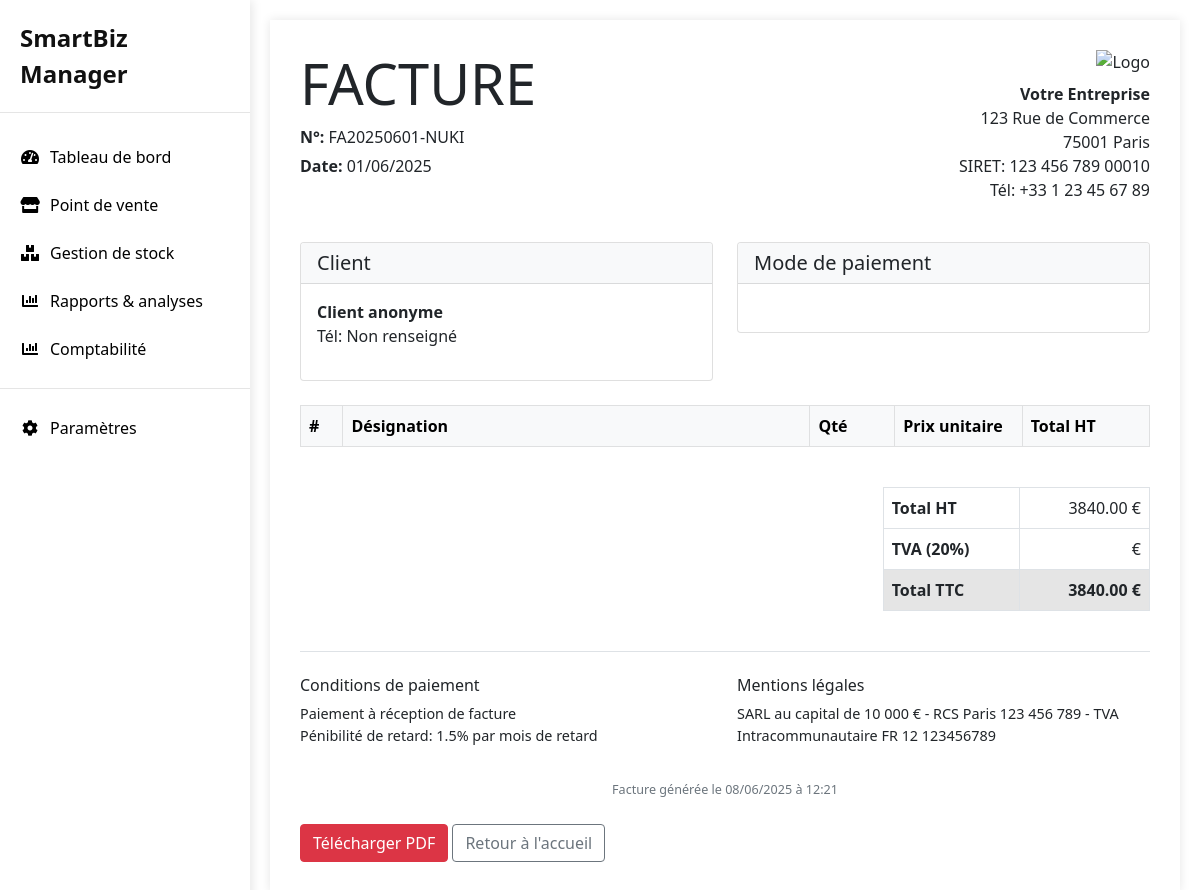
The page /ventes/facture/9/ on the database its author committed.
### SmartBiz_Manager/models.py (models this page shows, shortened)
class Facture(models.Model):
    numeroFacture = models.CharField(max_length=50, unique=True)
    nomClient = models.CharField(max_length=100)
    telephoneClient = models.CharField(max_length=20)
    dateEmission = models.DateField()
    vente = models.ForeignKey(Vente, on_delete=models.CASCADE, related_name='factures')
    montant = models.DecimalField(max_digits=10, decimal_places=2)
    modePaiement = models.CharField(max_length=50)

class Vente(models.Model):
    articles = models.ManyToManyField(Article, related_name='ventes')
    nombreArticles = models.PositiveIntegerField()
    prixTotal = models.DecimalField(max_digits=10, decimal_places=2)
    date = models.DateField(auto_now=True)

### SmartBiz_Manager/views.py (the view)
# urls.py: path('ventes/facture/<int:vente_id>/', views.visualiser_facture, name='visualiser_facture'),
def visualiser_facture(request, vente_id):
    vente = get_object_or_404(Vente, pk=vente_id)
    facture = get_object_or_404(Facture, vente=vente)
    context = {
        'facture': facture,
        'COMPANY_NAME': "Votre Entreprise",
        'COMPANY_ADDRESS': "123 Rue de Commerce\n75001 Paris",
        'COMPANY_SIRET': "123 456 789 00010",
        'COMPANY_PHONE': "+33 1 23 45 67 89",
        'COMPANY_IBAN': "FR76 1234 5678 9123 4567 8910 123",
        'COMPANY_LEGAL_MENTIONS': "SARL au capital de 10 000 € - RCS Paris 123 456 789 - TVA Intracommunautaire FR 12 123456789",
    }
    return render(request, 'gestion_vente/facture.html', context)

### SmartBiz_Manager/templates/gestion_vente/facture.html (shortened to what this page needs)
{% extends 'base.html' %}
{% block content %}
<div class="container invoice-container">
    <div class="row mb-4">
        <div class="col-md-6">
            <h1 class="display-4">FACTURE</h1>
            <div class="invoice-meta">
                <div><strong>N°:</strong> {{ facture.numeroFacture }}</div>
                <div><strong>Date:</strong> {{ facture.dateEmission|date:"d/m/Y" }}</div>
            </div>
        </div>
        <div class="col-md-6 text-end">
            <img src="/static/logo.png" alt="Logo" class="invoice-logo mb-2" style="max-height: 80px;">
            <address class="invoice-address">
                <strong>{{ COMPANY_NAME }}</strong><br>
                {{ COMPANY_ADDRESS|linebreaksbr }}<br>
                SIRET: {{ COMPANY_SIRET }}<br>
                Tél: {{ COMPANY_PHONE }}
            </address>
        </div>
    </div>
    <div class="row invoice-client mb-4">
        <div class="col-md-6">
            <div class="card">
                <div class="card-header bg-light">
                    <h5 class="mb-0">Client</h5>
                </div>
                <div class="card-body">
                    <address>
                        <strong>{{ facture.nomClient }}</strong><br>
                        Tél: {{ facture.telephoneClient }}
                    </address>
                </div>
            </div>
        </div>
        <div class="col-md-6">
            <div class="card">
                <div class="card-header bg-light">
                    <h5 class="mb-0">Mode de paiement</h5>
                </div>
                <div class="card-body">
                </div>
            </div>
        </div>
    </div>
    <div class="table-responsive mb-4">
        <table class="table table-bordered">
            <thead class="table-light">
                <tr>
                    <th width="5%">#</th>
                    <th width="55%">Désignation</th>
                    <th width="10%">Qté</th>
                    <th width="15%">Prix unitaire</th>
                    <th width="15%">Total HT</th>
                </tr>
            </thead>
        </table>
    </div>
    <div class="row justify-content-end">
        <div class="col-md-4">
            <table class="table table-bordered">
                <tbody>
                    <tr>
                        <th>Total HT</th>
                        <td class="text-end">{{ facture.vente.prixTotal|floatformat:2 }} €</td>
                    </tr>
                    <tr>
                        <th>TVA (20%)</th>
                        <td class="text-end">{{ facture.vente.tva|floatformat:2 }} €</td>
                    </tr>
                    <tr class="table-active">
                        <th>Total TTC</th>
                        <th class="text-end">{{ facture.montant|floatformat:2 }} €</th>
                    </tr>
                </tbody>
            </table>
        </div>
    </div>
    <div class="invoice-footer mt-4 pt-4 border-top">
        <div class="row">
            <div class="col-md-6">
                <h6>Conditions de paiement</h6>
                <p>Paiement à réception de facture<br>
                Pénibilité de retard: 1.5% par mois de retard</p>
            </div>
            <div class="col-md-6">
                <h6>Mentions légales</h6>
                <p>{{ COMPANY_LEGAL_MENTIONS|linebreaksbr }}</p>
            </div>
        </div>
        <div class="text-center mt-3">
            <small class="text-muted">Facture générée le {% now "d/m/Y à H:i" %}</small>
        </div>
    </div>
    <div class="invoice-actions mt-4">
        <a href="{% url 'export_facture_pdf' facture.id %}" class="btn btn-danger">
             Télécharger PDF
        </a>
        <a href="{% url 'ventes' %}" class="btn btn-outline-secondary">
             Retour à l'accueil
        </a>
    </div>
</div>
{% endblock %}

### SmartBiz_Manager/templates/gestion_vente/facture.html (style rules this page uses)
.invoice-container { max-width: 1000px; padding: 30px; background-color: #fff; box-shadow: 0 0 10px rgba(0,0,0,0.1); }
.invoice-logo { max-height: 80px; }
.invoice-meta div { margin-bottom: 5px; }
.invoice-address { font-style: normal; }
.table thead th { white-space: nowrap; }
.invoice-footer { font-size: 0.9em; }

### rows shown on the page
Facture: numeroFacture "FA20250601-NUKI", dateEmission "01/06/2025", nomClient "Client anonyme", telephoneClient "Non renseigné", vente.prixTotal "3840.00", montant "3840.00"

### other values the page prints
{{ COMPANY_NAME }} "Votre Entreprise"
{{ COMPANY_ADDRESS|linebreaksbr }} "123 Rue de Commerce 75001 Paris"
{{ COMPANY_SIRET }} "123 456 789 00010"
{{ COMPANY_PHONE }} "+33 1 23 45 67 89"
{{ COMPANY_LEGAL_MENTIONS|linebreaksbr }} "SARL au capital de 10 000 € - RCS Paris 123 456 789 - TVA Intracommunautaire FR 12 123456789"
